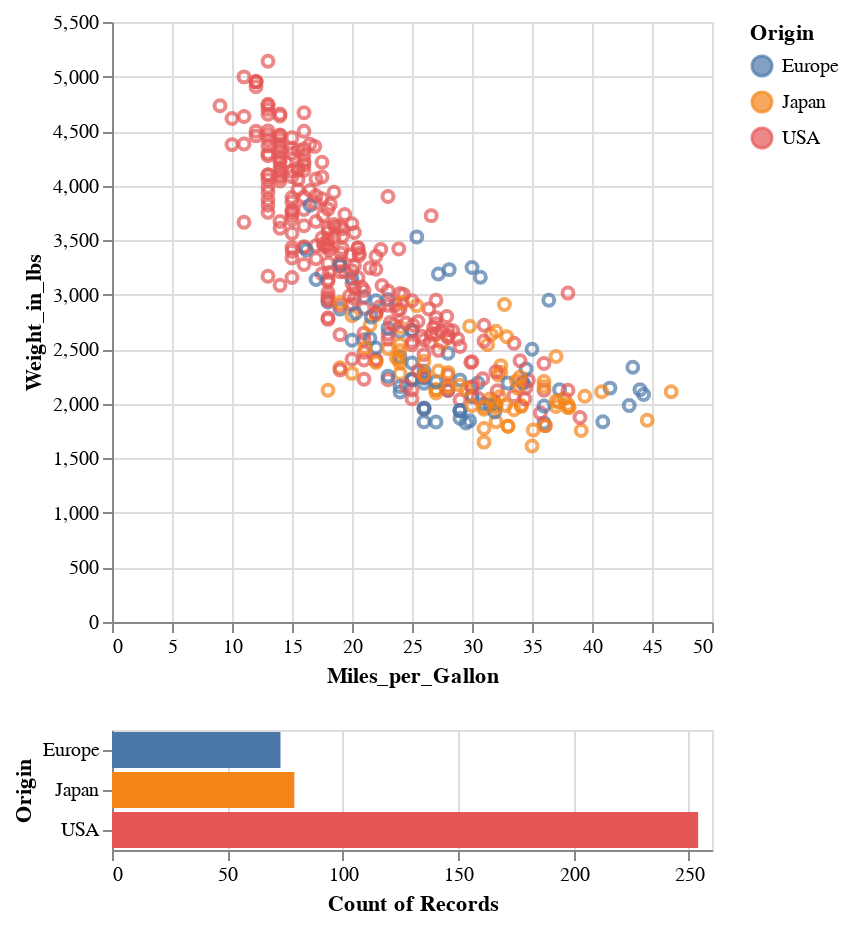

Write notebook code for a chart like this one.
### Markdown cell above
### Interactive Filtering

Similar to conditional encoding, we can selection parameters as predicate for our filter transforms. We will recreate the example at the very beginning of our previous lecture which showed an composite chart with scatterplot and a barchart for the _cars_ dataset. The scatterplot is interactive and can be used to control what data is shown in the barchart. We will first create the static composite plot.

### Code cell
df = data.cars()

base_plot = alt.Chart(df)

scatterplot = base_plot.mark_point().encode(
    x="Miles_per_Gallon:Q",
    y="Weight_in_lbs:Q",
    color="Origin:N",    
)

histogram = base_plot.mark_bar().encode(
    y="Origin:N",
    color="Origin:N",
    x="count():Q",
)

scatterplot & histogram

### Figure 1 — Vega-Lite specification as saved in the notebook (floating-point values rounded to 4 significant figures; data arrays with more than 128 entries replaced by an {"elided": "..."} marker saying what was removed)
{"config": {"view": {"continuousWidth": 300, "continuousHeight": 300}}, "vconcat": [{"mark": {"type": "point"}, "encoding": {"color": {"field": "Origin", "type": "nominal"}, "x": {"field": "Miles_per_Gallon", "type": "quantitative"}, "y": {"field": "Weight_in_lbs", "type": "quantitative"}}}, {"mark": {"type": "bar"}, "encoding": {"color": {"field": "Origin", "type": "nominal"}, "x": {"aggregate": "count", "type": "quantitative"}, "y": {"field": "Origin", "type": "nominal"}}}], "data": {"name": "data-583e73726c1545c56c203344161a975c"}, "$schema": "https://vega.github.io/schema/vega-lite/v5.20.1.json", "datasets": {"data-583e73726c1545c56c203344161a975c": {"elided": "406 records"}}}
